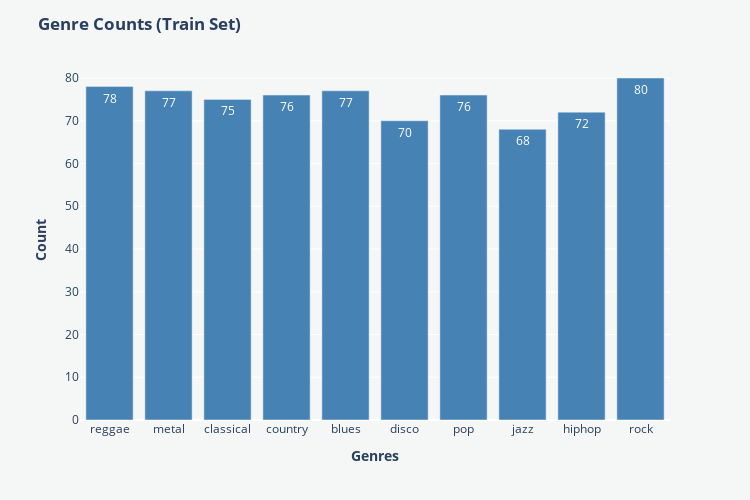

Notebook code for this chart:
### Code cell
paper_color = '#f5f7f6'
bg_color = '#f5f7f6'
colormap = 'cividis'

# Inizializzazione del dizionario dei conteggi
labels = {}

# Funzione per contare le istanze di ogni genere
def count_genres(dataset):
    labels.clear()  # Puliamo i conteggi per assicurarci di considerare solo il test set
    for sample in dataset:
        genre_label = id2label_function(sample['genre'])  # Convertiamo l'ID del genere in etichetta testuale
        labels[genre_label] = labels.get(genre_label, 0) + 1

# Conta solo i generi nel test set
count_genres(df['train'])

# Ottenere i generi e i conteggi
genres = list(labels.keys())
counts = list(labels.values())

# Creazione del bar plot
fig = px.bar(x=genres, y=counts, text=counts)

# Personalizzazione del grafico
fig.update_traces(marker=dict(color="#4682B4"))
fig.update_layout(
    title='<b>Genre Counts (Train Set)</b>', 
    showlegend=False, 
    height=500, 
    width=750,
    plot_bgcolor=bg_color,
    paper_bgcolor=paper_color
)
fig.update_yaxes(title_text='<b>Count</b>')
fig.update_xaxes(title_text='<b>Genres</b>')

# Mostra il grafico
fig.show()

### Figure 1 — Plotly figure (JSON) as saved in the notebook; plotly's stock layout.template omitted (floating-point values rounded to 4 significant figures)
{"data": [{"alignmentgroup": "True", "hovertemplate": "x=%{x}<br>y=%{y}<br>text=%{text}<extra></extra>", "legendgroup": "", "marker": {"color": "#4682B4", "pattern": {"shape": ""}}, "name": "", "offsetgroup": "", "orientation": "v", "showlegend": false, "text": [78, 77, 75, 76, 77, 70, 76, 68, 72, 80], "textposition": "auto", "type": "bar", "x": ["reggae", "metal", "classical", "country", "blues", "disco", "pop", "jazz", "hiphop", "rock"], "xaxis": "x", "y": [78, 77, 75, 76, 77, 70, 76, 68, 72, 80], "yaxis": "y"}], "layout": {"barmode": "relative", "height": 500, "legend": {"tracegroupgap": 0}, "margin": {"t": 60}, "paper_bgcolor": "#f5f7f6", "plot_bgcolor": "#f5f7f6", "showlegend": false, "title": {"text": "<b>Genre Counts (Train Set)</b>"}, "width": 750, "xaxis": {"anchor": "y", "domain": [0, 1], "title": {"text": "<b>Genres</b>"}}, "yaxis": {"anchor": "x", "domain": [0, 1], "title": {"text": "<b>Count</b>"}}}}
